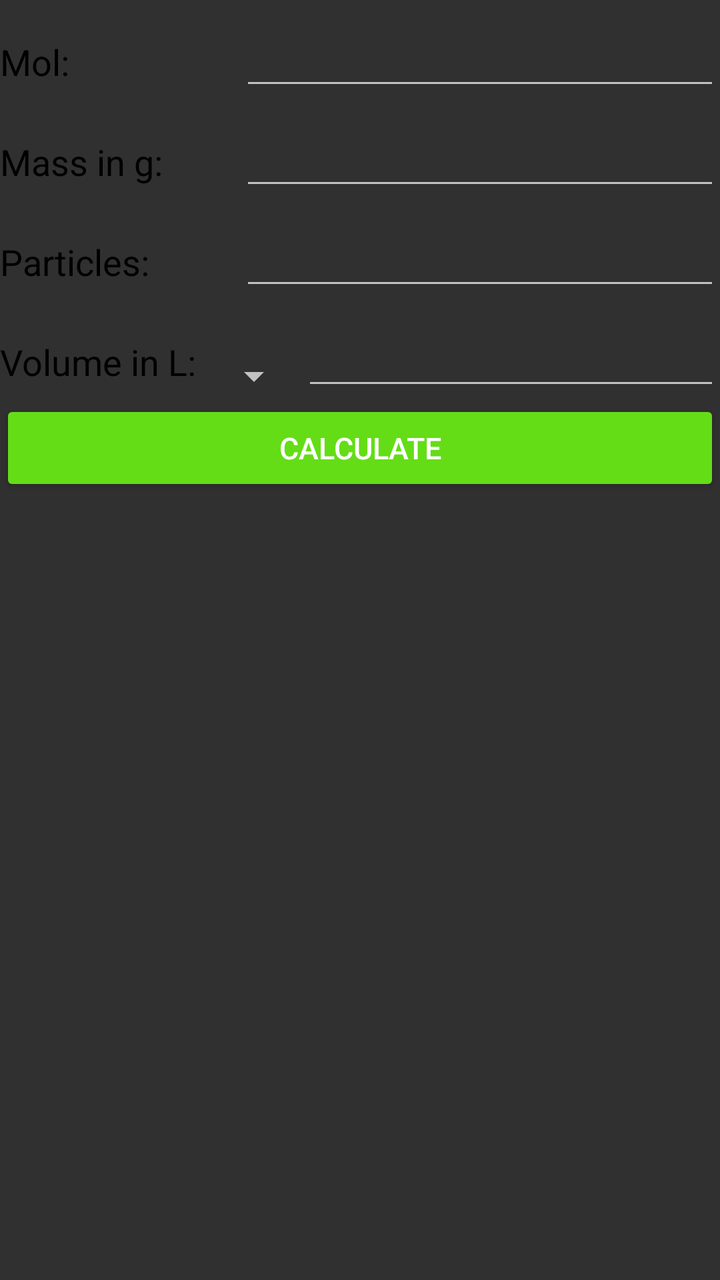
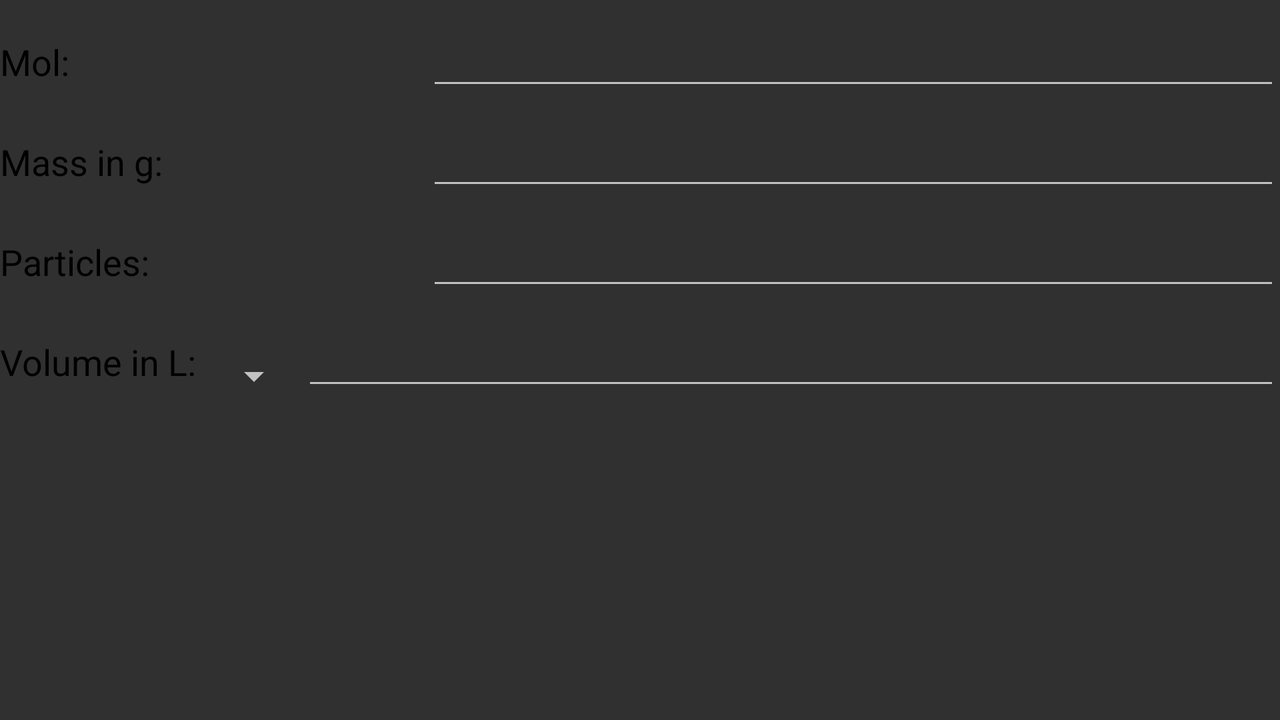

First picture: res/layout/ on a phone held upright. Second picture: the repository's own variant of that layout, on a device whose configuration matches the variant's folder. Source for both follows.
<!-- AndroidManifest.xml: application theme AppTheme -->
<!-- res/layout/calculate_fragment.xml -->
<?xml version="1.0" encoding="utf-8"?>
<LinearLayout xmlns:android="http://schemas.android.com/apk/res/android"
    android:layout_width="match_parent"
    android:layout_height="match_parent"
    android:orientation="vertical">

    <LinearLayout
        android:id="@+id/mol_layout"
        android:layout_width="match_parent"
        android:layout_height="50dp"
        android:gravity="bottom"
        android:orientation="horizontal">

        <TextView
            android:id="@+id/mol_text_view"
            android:layout_width="0dp"
            android:layout_height="wrap_content"
            android:layout_weight="2"
            android:text="@string/mol"
            android:textAppearance="?android:attr/textAppearanceMedium"
            android:textColor="@android:color/black" />

        <EditText
            android:id="@+id/mol_edit_text"
            android:layout_width="0dp"
            android:layout_height="wrap_content"
            android:layout_weight="4"
            android:imeOptions="actionGo"
            android:inputType="numberDecimal"
            android:textCursorDrawable="@null" />

    </LinearLayout>

    <LinearLayout
        android:id="@+id/gram_layout"
        android:layout_width="match_parent"
        android:layout_height="50dp"
        android:gravity="bottom"
        android:orientation="horizontal">

        <TextView
            android:id="@+id/gram_text_view"
            android:layout_width="0dp"
            android:layout_height="wrap_content"
            android:layout_weight="2"
            android:text="@string/mass_in_g"
            android:textAppearance="?android:attr/textAppearanceMedium"
            android:textColor="@android:color/black" />

        <EditText
            android:id="@+id/gram_edit_text"
            android:layout_width="0dp"
            android:layout_height="wrap_content"
            android:layout_weight="4"
            android:imeOptions="actionGo"
            android:inputType="numberDecimal"
            android:textCursorDrawable="@null" />

    </LinearLayout>

    <LinearLayout
        android:id="@+id/particles_layout"
        android:layout_width="match_parent"
        android:layout_height="50dp"
        android:gravity="bottom"
        android:orientation="horizontal">

        <TextView
            android:id="@+id/particles_text_view"
            android:layout_width="0dp"
            android:layout_height="wrap_content"
            android:layout_weight="2"
            android:text="@string/particles"
            android:textAppearance="?android:attr/textAppearanceMedium"
            android:textColor="@android:color/black" />

        <EditText
            android:id="@+id/particles_edit_text"
            android:layout_width="0dp"
            android:layout_height="wrap_content"
            android:layout_weight="4"
            android:imeOptions="actionGo"
            android:inputType="number"
            android:textCursorDrawable="@null" />

    </LinearLayout>

    <LinearLayout
        android:id="@+id/volume_layout"
        android:layout_width="match_parent"
        android:layout_height="50dp"
        android:gravity="bottom"
        android:orientation="horizontal">

        <TextView
            android:id="@+id/volume_text_view"
            android:layout_width="wrap_content"
            android:layout_height="wrap_content"
            android:text="@string/volume_in_l"
            android:textAppearance="?android:attr/textAppearanceMedium"
            android:textColor="@android:color/black" />

        <Spinner
            android:id="@+id/volume_spinner"
            android:layout_width="wrap_content"
            android:layout_height="wrap_content"
            android:layout_marginLeft="5dp"
            android:layout_marginStart="5dp" />

        <EditText
            android:id="@+id/volume_edit_text"
            android:layout_width="match_parent"
            android:layout_height="wrap_content"
            android:imeOptions="actionGo"
            android:inputType="numberDecimal"
            android:textCursorDrawable="@null" />

    </LinearLayout>

    <LinearLayout
        android:id="@+id/temperature_layout"
        android:layout_width="match_parent"
        android:layout_height="50dp"
        android:gravity="center_vertical"
        android:orientation="horizontal"
        android:visibility="gone">

        <TextView
            android:id="@+id/temperature_text_view"
            android:layout_width="0dp"
            android:layout_height="wrap_content"
            android:layout_weight="2"
            android:text="@string/temperature_colon"
            android:textAppearance="?android:attr/textAppearanceMedium"
            android:textColor="@android:color/black" />

        <Spinner
            android:id="@+id/temperature_spinner"
            android:layout_width="0dp"
            android:layout_height="wrap_content"
            android:layout_weight="4"
            android:textCursorDrawable="@null" />

    </LinearLayout>

    <Button
        android:id="@+id/calculate_button"
        android:layout_width="match_parent"
        android:layout_height="wrap_content"
        android:text="@string/calculate"
        android:textAllCaps="true"
        android:textSize="15sp" />

</LinearLayout>
<!-- resources referenced by this layout -->
<resources>
  <string name="calculate">Calculate</string>
  <string name="mass_in_g">Mass in g:</string>
  <string name="mol">Mol:</string>
  <string name="particles">Particles:</string>
  <string name="temperature_colon">Temperature:</string>
  <string name="volume_in_l">Volume in L:</string>
  <!-- from res/values-v21/ -->
  <style name="AppTheme" parent="AppTheme.Base">
          <item name="android:colorPrimary">@color/colorPrimary</item>
          <item name="android:colorPrimaryDark">@color/colorPrimaryDark</item>
          
      </style>
  <style name="AppTheme.Base" parent="Theme.AppCompat.NoActionBar">
          <item name="colorPrimary">@color/colorPrimary</item>
          <item name="colorPrimaryDark">@color/colorPrimaryDark</item>
          
          <item name="android:colorButtonNormal">@color/colorButtonNormal</item>
      </style>
  <color name="colorPrimary">#2196F3</color>
  <color name="colorPrimaryDark">#1976D2</color>
  <color name="colorButtonNormal">#64DD17</color>
</resources>
<!-- res/layout-land/calculate_fragment.xml (the repository's variant of the layout above) -->
<!-- drawn on the phone turned sideways -->
<?xml version="1.0" encoding="utf-8"?>
<LinearLayout xmlns:android="http://schemas.android.com/apk/res/android"
    android:orientation="vertical"
    android:layout_width="match_parent"
    android:layout_height="match_parent">

    <LinearLayout
        android:layout_width="match_parent"
        android:layout_height="50dp"
        android:orientation="horizontal"
        android:id="@+id/mol_layout"
        android:gravity="bottom">

        <TextView
            android:id="@+id/mol_text_view"
            android:layout_width="0dp"
            android:layout_height="wrap_content"
            android:layout_weight="2"
            android:text="@string/mol"
            android:textAppearance="?android:attr/textAppearanceMedium"
            android:textColor="@android:color/black" />

        <EditText
            android:id="@+id/mol_edit_text"
            android:layout_width="0dp"
            android:layout_height="wrap_content"
            android:layout_weight="4"
            android:imeOptions="actionGo"
            android:inputType="numberDecimal" />

    </LinearLayout>

    <LinearLayout
        android:layout_width="match_parent"
        android:layout_height="50dp"
        android:id="@+id/mass_layout"
        android:orientation="horizontal"
        android:gravity="bottom">

        <TextView
            android:id="@+id/gram_text_view"
            android:layout_width="0dp"
            android:layout_height="wrap_content"
            android:layout_weight="2"
            android:text="@string/mass_in_g"
            android:textAppearance="?android:attr/textAppearanceMedium"
            android:textColor="@android:color/black" />

        <EditText
            android:id="@+id/gram_edit_text"
            android:layout_width="0dp"
            android:layout_height="wrap_content"
            android:layout_weight="4"
            android:imeOptions="actionGo"
            android:inputType="numberDecimal" />

    </LinearLayout>

    <LinearLayout
        android:layout_width="match_parent"
        android:layout_height="50dp"
        android:orientation="horizontal"
        android:id="@+id/gram_layout"
        android:gravity="bottom">

        <TextView
            android:id="@+id/particles_text_view"
            android:layout_width="0dp"
            android:layout_height="wrap_content"
            android:layout_weight="2"
            android:text="@string/particles"
            android:textAppearance="?android:attr/textAppearanceMedium"
            android:textColor="@android:color/black" />

        <EditText
            android:id="@+id/particles_edit_text"
            android:layout_width="0dp"
            android:layout_height="wrap_content"
            android:layout_weight="4"
            android:imeOptions="actionGo"
            android:inputType="number" />

    </LinearLayout>

    <LinearLayout
        android:id="@+id/volume_layout"
        android:layout_width="match_parent"
        android:layout_height="50dp"
        android:gravity="bottom"
        android:orientation="horizontal">

        <TextView
            android:id="@+id/volume_text_view"
            android:layout_width="wrap_content"
            android:layout_height="wrap_content"
            android:text="@string/volume_in_l"
            android:textAppearance="?android:attr/textAppearanceMedium"
            android:textColor="@android:color/black" />

        <Spinner
            android:id="@+id/volume_spinner"
            android:layout_width="wrap_content"
            android:layout_height="wrap_content"
            android:layout_marginLeft="5dp"
            android:layout_marginStart="5dp" />

        <EditText
            android:id="@+id/volume_edit_text"
            android:layout_width="match_parent"
            android:layout_height="wrap_content"
            android:imeOptions="actionGo"
            android:inputType="numberDecimal" />

    </LinearLayout>

    <LinearLayout
        android:id="@+id/temperature_layout"
        android:layout_width="match_parent"
        android:layout_height="50dp"
        android:gravity="center_vertical"
        android:orientation="horizontal"
        android:visibility="gone">

        <TextView
            android:id="@+id/temperature_text_view"
            android:layout_width="0dp"
            android:layout_height="wrap_content"
            android:layout_weight="2"
            android:text="@string/temperature_colon"
            android:textAppearance="?android:attr/textAppearanceMedium"
            android:textColor="@android:color/black" />

        <Spinner
            android:id="@+id/temperature_spinner"
            android:layout_width="0dp"
            android:layout_height="wrap_content"
            android:layout_weight="4" />

    </LinearLayout>

</LinearLayout>
<!-- resources referenced by the variant -->
<!-- as the phone turned sideways resolves them -->
<resources>
  <string name="mass_in_g">Mass in g:</string>
  <string name="mol">Mol:</string>
  <string name="particles">Particles:</string>
  <string name="temperature_colon">Temperature:</string>
  <string name="volume_in_l">Volume in L:</string>
  <!-- from res/values-v21/ -->
  <style name="AppTheme" parent="AppTheme.Base">
          <item name="android:colorPrimary">@color/colorPrimary</item>
          <item name="android:colorPrimaryDark">@color/colorPrimaryDark</item>
          
      </style>
  <style name="AppTheme.Base" parent="Theme.AppCompat.NoActionBar">
          <item name="colorPrimary">@color/colorPrimary</item>
          <item name="colorPrimaryDark">@color/colorPrimaryDark</item>
          
          <item name="android:colorButtonNormal">@color/colorButtonNormal</item>
      </style>
  <color name="colorPrimary">#2196F3</color>
  <color name="colorPrimaryDark">#1976D2</color>
  <color name="colorButtonNormal">#64DD17</color>
</resources>
